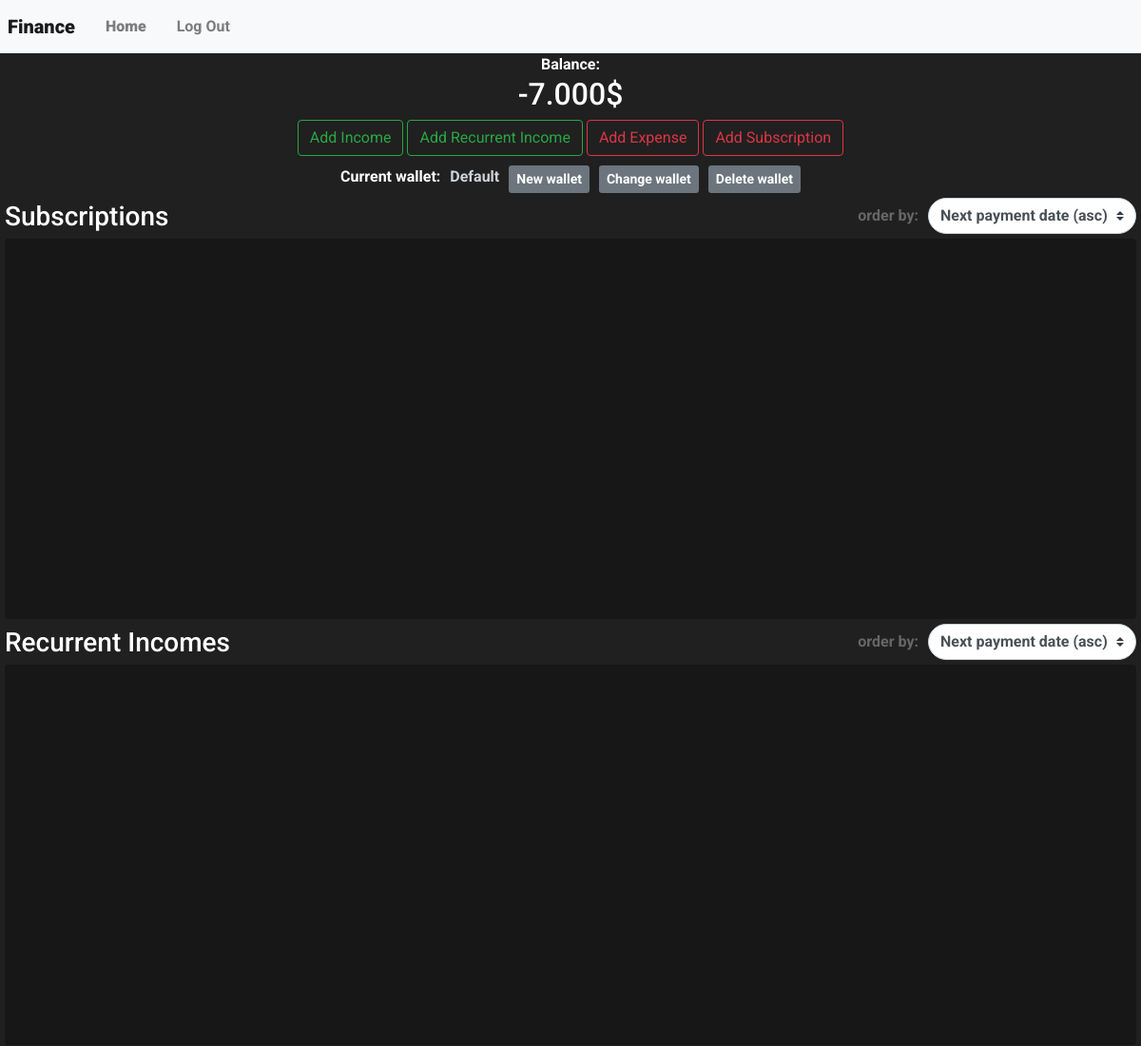
/ (signed in, upper part), run on an earlier commit of the app's database.
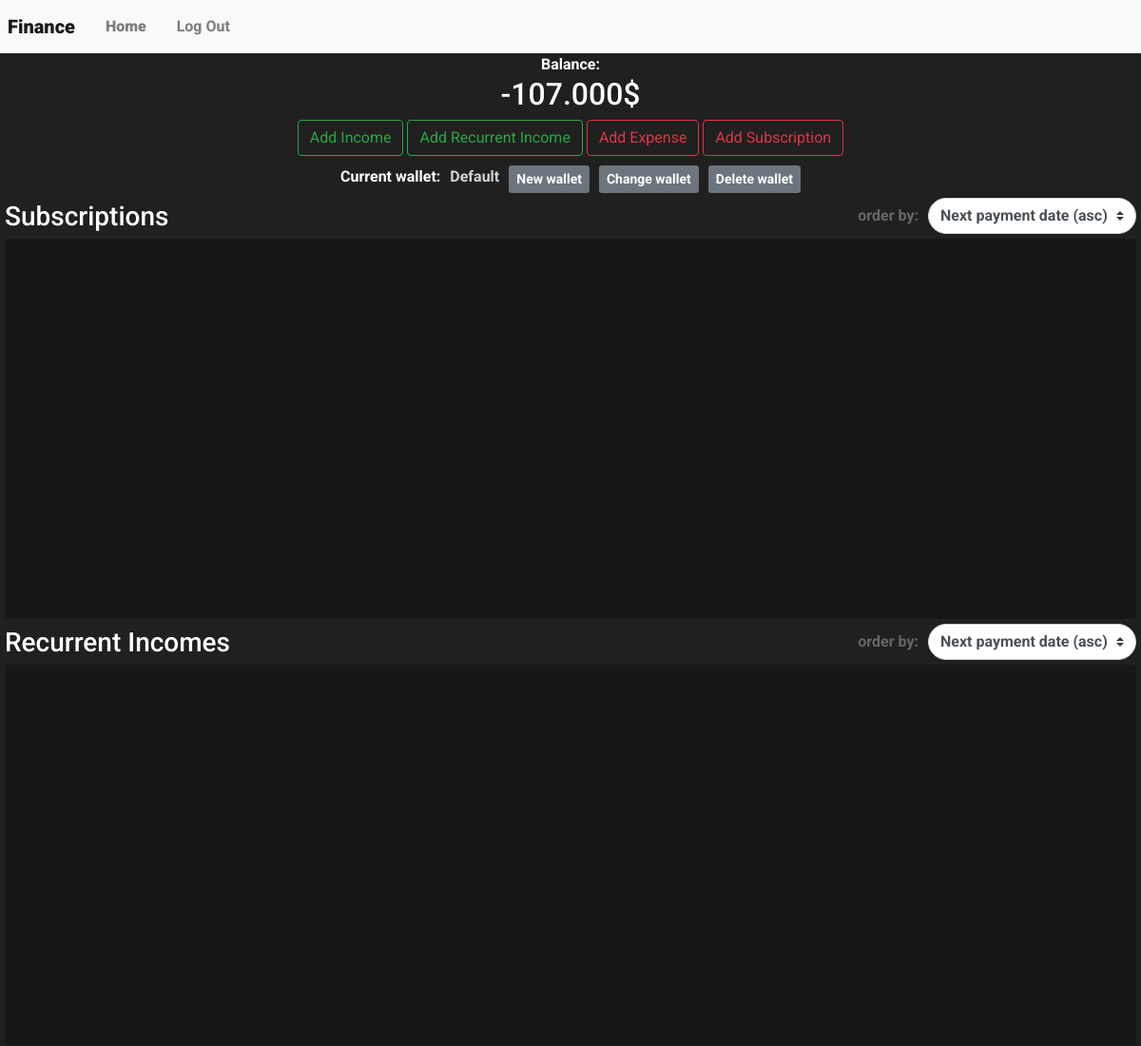
And on a later commit of the database.
### finance/models.py (models this page shows, shortened)
class Account(models.Model):
    user = models.ForeignKey("User", on_delete=models.CASCADE, related_name="accounts")
    balance = models.DecimalField(decimal_places=3,max_digits=10)
    name = models.CharField(max_length= 50, blank=True)

class User(AbstractUser):
    def del_accounts(self):
        for account in self.accounts.all():
            account.delete()

### finance/views.py (the view)
# urls.py: path("", views.index, name="index"),
def index(request):
    if (request.user.is_authenticated):
        if (not request.user.accounts.all().count()):
            default_account = Account(user = request.user,balance=0,name="Default")
            default_account.save()
        default_account = request.user.accounts.first()
        return render(request, "finance/index.html",{
            "account":default_account
        })
    return render(request, "finance/nolog.html")

### finance/templates/finance/index.html (shortened to what this page needs)
{% extends "finance/layout.html" %}
{% load static %}
{% block body %}
<div>
    {% if user.is_authenticated %}
    <div id="content">
        <span>Balance: <h2 id="balance">{{ account.balance }}$</h2></span>
        <div>
            <button name="income" data-account-id="{{account.id}}" class="btn btn-outline-success">Add Income</button>
        <button name="recincome" data-account-id="{{account.id}}" class="btn btn-outline-success">Add Recurrent
            Income</button>
        <button name="expense" data-account-id="{{account.id}}" class="btn btn-outline-danger">Add Expense</button>
        <button name="recexpense" data-account-id="{{account.id}}" class="btn btn-outline-danger">Add
            Subscription</button>
        </div>
        <div class="acc-container">
            <span>Current wallet:</span>
            <span id="accountName" data-account-name="{{user.accounts.all.first.name}}">{{ user.accounts.all.first.name }}</span>
            <span class="btn-secondary btn-sm" id="acc-new">New wallet</span>
            <span class="btn-secondary btn-sm" id="acc-change">Change wallet</span>
            <span class="btn-secondary btn-sm" id="acc-delete">Delete wallet</span>
        </div>
    </div>
    <div>
        <div class="subs-container-title">
            <h3>Subscriptions</h3>
            <span class="sub-order sub-order-text">order by:</span>
            <span class="sub-order">
                <select class="sub-order-select" name="rec_exp_order" id="rec_exp_order">
                    <option selected value="nex_pay_asc">Next payment date (asc)</option>
                </select>
            </span>
        </div>
        <div id="rec_expenses_container" class="subs-container rounded">
        </div>
    </div>
    <div>
        <div class="subs-container-title">
            <h3>Recurrent Incomes</h3>
            <span class="sub-order sub-order-text">order by:</span>
            <span class="sub-order">
                <select class="sub-order-select" name="rec_inc_order" id="rec_inc_order">
                    <option selected value="nex_pay_asc">Next payment date (asc)</option>
                </select>
            </span>
        </div>
        <div id="rec_incomes_container" class="subs-container rounded">
        </div>
    </div>
    {% endif %}
</div>
{% endblock %}

### finance/templates/finance/layout.html (shortened to what this page needs)
{% load static %}
<!DOCTYPE html>
<html lang="en">
    <head>
        <link rel="stylesheet" href="https://stackpath.bootstrapcdn.com/bootstrap/4.4.1/css/bootstrap.min.css">
        <link href="{% static 'finance/styles.css' %}" rel="stylesheet">
    </head>
    <body>
        <nav class="navbar navbar-expand-lg navbar-light bg-light">
            <b><a class="navbar-brand" href="/">Finance</a></b>
            <div>
              <ul class="navbar-nav mr-auto">
                {% if user.is_authenticated %}
                    <li class="nav-item">
                        <a class="nav-link" href="/"><strong>Home</strong></a>
                    </li>
                {% endif %}
                {% if user.is_authenticated %}
                    <li class="nav-item">
                        <a class="nav-link" href="{% url 'logout' %}">Log Out</a>
                    </li>
                {% endif %}
              </ul>
            </div>
          </nav>
        <div class="body">
            {% block body %}
            {% endblock %}
        </div>
    </body>
</html>

### finance/static/finance/styles.css (style rules this page uses)
body { color: white; background-color: #202020; margin: 5px; font-family: "roboto", sans-serif; font-weight: 700; max-width: 1440px; margin: auto; }
div#content { text-align: center; }
div#content button { margin: 0px 0px 5px 0px; }
div#content div.acc-container { display: flex; flex-wrap: wrap; justify-content: center; }
div#content div.acc-container span { margin: 5px 5px; }
div#content div.acc-container #accountName { color: #cfd2d6; }
div#content div.acc-container #acc-change, div#content div.acc-container #acc-new, div#content div.acc-container #acc-delete { cursor: pointer; }
div.subs-container-title { display: flex; }
div.subs-container-title h3 { flex: 1; margin: auto; padding-left: 5px; }
div.subs-container-title .sub-order { margin: auto 5px; color: #676767; }
div.subs-container-title .sub-order-select { display: inline-block; width: 100%; height: calc(1.5em + .75rem + 2px); padding: 0.375rem 1.75rem 0.375rem 0.75rem; font-size: 1rem; font-weight: 400; line-height: 1.5; color: #495057; font-weight: 700; vertical-align: middle; border: 1px solid #ced4da; border-radius: 2rem; -webkit-appearance: none; -moz-appearance: none; appearance: none; }
div.subs-container { margin: 5px; background-color: #171717; height: 50vh; overflow: auto; text-align: justify; }
.navbar { -ms-flex-flow: row nowrap; flex-flow: row nowrap; -ms-flex-pack: start; justify-content: flex-start; padding-right: 0.5rem; padding-left: 0.5rem; }
.navbar-nav { flex-direction: row; }
.navbar-nav li { padding-right: 0.5rem; padding-left: 0.5rem; }

What changed in the data, as far as the page shows it:
changed Account: balance "-7.000" → "-107.000"
